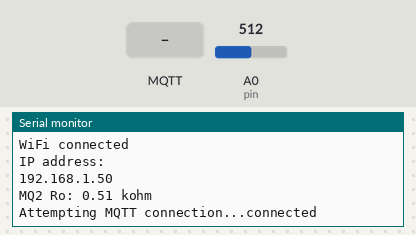
The sketch below on a simulated ESP8266 (NodeMCU). Parts: the last lines printed to the serial monitor. The test bench sets the inputs (shaded band); at power-on: A0 (pin) = 512. WiFi joins after 1.5 s; servers stay silent unless stated; no MQTT or app messages arrive unless stated.

Above: at 2.9 s.
3.0 s: MQTT message "1" arrives on the first subscribed topic
At 4.0 s:
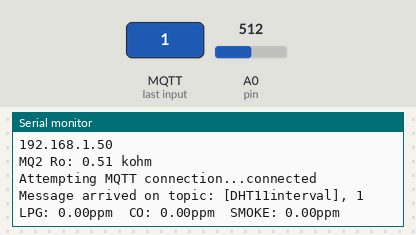
4.5 s: MQTT message "on" arrives on the first subscribed topic
At 5.2 s:
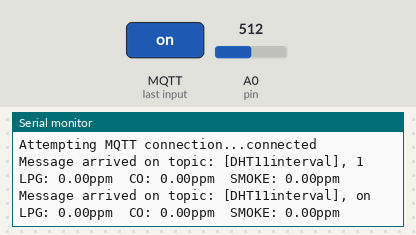
6.0 s: MQTT message "off" arrives on the first subscribed topic
At 6.18 s:
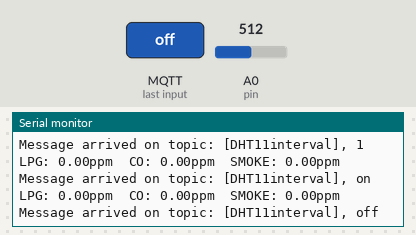

The sketch:

m2_iot.ino
```cpp
/*
  MQTT DHT22, when "temperature, c" is sent it returns the temperature in celcius
  when "humidity" is sent it returns the humidity as measured by the DHT22
  the signal pin is connected to a pull-ip resistor and GPIO 2
*/
#include <ESP8266WiFi.h>
#include <PubSubClient.h>
#include <MQ2Lib.h>


int pin = A0; //change this to the pin that you use
float lpg = 0, co = 0, smoke = 0;

MQ2 mq2(pin, true); //instance (true=with serial output enabled)


// Update these with values suitable for your network.

const char* ssid = "tan";
const char* password = "123456789";
const char* mqtt_server = "192.168.137.139";
const char* clientID = "NodeMCUDevKit3";

//outtopic esp8266 mqtt output
const char* outTopic1 = "MQ2ppmOut";
const char* inTopic1 = "DHT11interval";

WiFiClient espClient;
PubSubClient client(espClient);
char msg[50], lpg1[50], co1[50], smoke1[50];
String msg1, temp1, temp2, temp3;

void setup_wifi() {

  delay(10);
  // We start by connecting to a WiFi network
  Serial.println();
  Serial.print("Connecting to ");
  Serial.println(ssid);

  WiFi.begin(ssid, password);

  while (WiFi.status() != WL_CONNECTED) {
    delay(500);
    Serial.print(".");
  }

  Serial.println("");
  Serial.println("WiFi connected");
  Serial.println("IP address: ");
  Serial.println(WiFi.localIP());
}

//mqtt send
void callback(char* topic, byte* payload, unsigned int length) {
  // Conver the incoming byte array to a string
  payload[length] = '\0'; // Null terminator used to terminate the char array
  String message = (char*)payload;

  Serial.print("Message arrived on topic: [");
  Serial.print(topic);// received topic
  Serial.print("], ");
  Serial.println(message); // recived payload

  if(strcmp(topic,inTopic1)==0){ // strcmp return 0 if true
    getMQ2ppm();
    dtostrf(lpg , 5, 2, lpg1);
    dtostrf(co , 5, 2, co1);
    dtostrf(smoke , 5, 2, smoke1);

    temp1 = lpg1;
    temp2 = co1;
    temp3 = smoke1;

    msg1 = temp1 + " " + temp2 + " " + temp3;

    msg1.toCharArray(msg, 50);
    client.publish(outTopic1, msg);
  }
}

void reconnect() {
  // Loop until we're reconnected
  while (!client.connected()) {
    Serial.print("Attempting MQTT connection...");
    // Attempt to connect
    if (client.connect(clientID)) {
      Serial.println("connected");
      // Once connected, publish an announcement...
      //client.publish(outTopic, clientID);
      // ... and resubscribe
      client.subscribe(inTopic1);
    } else {
      Serial.print("failed, rc=");
      Serial.print(client.state());
      Serial.println(" try again in 5 seconds");
      // Wait 5 seconds before retrying
      delay(5000);
    }
  }
}

void setup() {
  Serial.begin(115200);
  setup_wifi();
  client.setServer(mqtt_server, 1883);
  client.setCallback(callback);
  mq2.begin();
}

void loop() {

  if (!client.connected()) {
    reconnect();
  }
  client.loop();
}

void getMQ2ppm (){

/* Read all values from the sensor - it returns an array which contains 3 values
  * 1 = LPG in ppm
  * 2 = CO in ppm
  * 3 = SMOKE in ppm
  */
float* values= mq2.read(true); //set it false if you don't want to print the values in the Serial

  //Reading specific values:
  //lpg = values[0];
  lpg = mq2.readLPG();
  //co = values[1];
  co = mq2.readCO();
  //smoke = values[2];
  smoke = mq2.readSmoke();

}
```

Measured:
- after the input at 3.0 s, the serial monitor: prints a new line at once (image 1)
- after the input at 4.5 s, the serial monitor: prints a new line at once (image 2)
- after the input at 6.0 s, the serial monitor: prints a new line at once (image 3)
